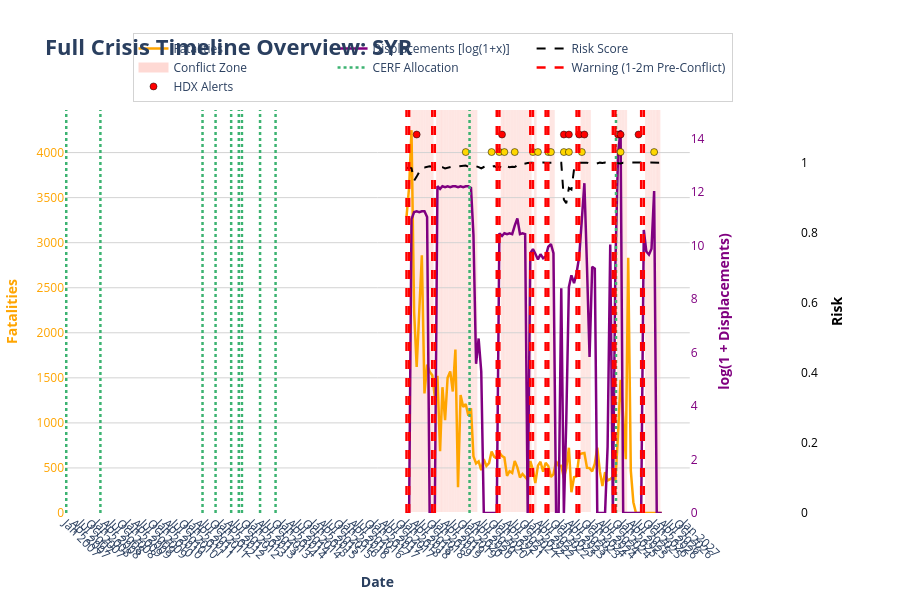

The notebook cell this image was saved under:
### Code cell
import pandas as pd
import numpy as np
import plotly.graph_objects as go

def plot_full_crisis_timeline(df, cerf_path, country_code):
    # 1. PREPARAR EL DATAFRAME PRINCIPAL
    if 'iso3' not in df.columns:
        df = df.reset_index()
        
    df_plot = df[df['iso3'] == country_code].copy()
    df_plot['month'] = pd.to_datetime(df_plot['month'])
    df_plot = df_plot.sort_values('month')
    
    if df_plot.empty:
        print(f"No hay datos en el DataFrame principal para el país: {country_code}")
        return

    # Transformación Log(1 + x) para desplazamientos
    df_plot['disp_log1p'] = np.log1p(df_plot['monthly_displacement'].fillna(0))

    # 2. PREPARAR EL DATAFRAME DE CERF
    try:
        cerf = pd.read_csv(cerf_path)
        cerf = cerf[cerf['iso3'] == country_code].copy()
        cerf['Allocation Date'] = pd.to_datetime(cerf['Allocation Date'], format='ISO8601', errors='coerce')
        cerf = cerf.dropna(subset=['Allocation Date'])
    except FileNotFoundError:
        print(f"No se encontró el archivo CERF en {cerf_path}.")
        cerf = pd.DataFrame()

    # Extraer las fechas de alerta conflict_2m (marcadas a mitad de mes)
    if 'conflict_2m' in df_plot.columns:
        warning_months = df_plot[df_plot['conflict_2m'] == 1]['month']
        warning_dates = warning_months + pd.Timedelta(days=0)
    else:
        warning_dates = pd.Series(dtype='datetime64[ns]')

    # 3. CREAR LA FIGURA INTERACTIVA
    fig = go.Figure()

    # --- A. Fatalidades (Línea simple naranja - y1) ---
    fig.add_trace(go.Scatter(
        x=df_plot['month'],
        y=df_plot['fatalities'],
        mode='lines', 
        name='Fatalities',
        line=dict(color='orange', width=2.5),
        yaxis='y1',
        hovertemplate='<b>Date:</b> %{x|%b %Y}<br><b>Fatalities:</b> %{y:,.0f}<extra></extra>'
    ))

    # --- B. Desplazamientos (Línea simple morada - y2) ---
    fig.add_trace(go.Scatter(
        x=df_plot['month'],
        y=df_plot['disp_log1p'],
        customdata=df_plot['monthly_displacement'], 
        mode='lines', 
        name='Displacements [log(1+x)]',
        line=dict(color='purple', width=2.5),
        yaxis='y2',
        hovertemplate='<b>Date:</b> %{x|%b %Y}<br><b>Displacements (Real):</b> %{customdata:,.0f}<br><b>log(1+x):</b> %{y:.2f}<extra></extra>'
    ))

    # --- C. Riesgo (Línea Negra Punteada - y3) ---
    if 'risk' in df_plot.columns:
        fig.add_trace(go.Scatter(
            x=df_plot['month'],
            y=df_plot['risk'],
            mode='lines',
            name='Risk Score',
            line=dict(color='black', width=2, dash='dash'),
            yaxis='y3',
            hovertemplate='<b>Date:</b> %{x|%b %Y}<br><b>Risk:</b> %{y:.2f}<extra></extra>'
        ))

    # --- D. Zonas de Conflicto (Fondo sombreado salmón) ---
    if 'conflict' in df_plot.columns:
        conflict_months = df_plot[df_plot['conflict'] == 1]['month']
        for c_month in conflict_months:
            fig.add_vrect(
                x0=c_month - pd.Timedelta(days=15), 
                x1=c_month + pd.Timedelta(days=15),
                fillcolor="salmon",
                opacity=0.2,
                layer="below",
                line_width=0,
            )
        # Leyenda del conflicto
        fig.add_trace(go.Scatter(
            x=[None], y=[None], mode='lines', name='Conflict Zone',
            line=dict(color='salmon', width=10), opacity=0.3, yaxis='y1'
        ))

    # --- E. Líneas CERF (Líneas verticales verdes punteadas) ---
    if not cerf.empty:
        for _, row in cerf.iterrows():
            fig.add_shape(
                type="line",
                x0=row['Allocation Date'], x1=row['Allocation Date'],
                y0=0, y1=1,
                xref="x", yref="paper",
                line=dict(width=2.5, dash="dot", color="mediumseagreen"),
            )
        # Leyenda de CERF
        fig.add_trace(go.Scatter(
            x=[None], y=[None], mode='lines', name='CERF Allocation',
            line=dict(color='mediumseagreen', width=2.5, dash='dot'), yaxis='y1'
        ))

    # --- F. Líneas conflict_2m (Líneas verticales rojas a rayas) ---
    if not warning_dates.empty:
        for w_date in warning_dates:
            fig.add_shape(
                type="line",
                x0=w_date, x1=w_date,
                y0=0, y1=1,
                xref="x", yref="paper",
                line=dict(width=2.5, dash="dash", color="red"),
            )
        # Leyenda de Alertas
        fig.add_trace(go.Scatter(
            x=[None], y=[None], mode='lines', name='Warning (1-2m Pre-Conflict)',
            line=dict(color='red', width=2.5, dash='dash'), yaxis='y1'
        ))

   # --- G. HDX Alert Levels ---

    # --- G. HDX Alert Levels ---

    if 'hdx_alert_level' in df_plot.columns:

        hdx_points = []

        for _, row in df_plot.iterrows():

            alerts = str(row['hdx_alert_level']).lower()

            if 'high concern' in alerts:
                hdx_points.append({
                    'month': row['month'],
                    'level': 'High concern',
                    'color': 'red',
                    'y': 1.08
                })

            if 'medium concern' in alerts:
                hdx_points.append({
                    'month': row['month'],
                    'level': 'Medium concern',
                    'color': 'gold',
                    'y': 1.03
                })

        hdx_alerts = pd.DataFrame(hdx_points)

        if not hdx_alerts.empty:

            fig.add_trace(go.Scatter(
                x=hdx_alerts['month'],
                y=hdx_alerts['y'],

                mode='markers',

                name='HDX Alerts',

                marker=dict(
                    size=7,
                    color=hdx_alerts['color'],
                    symbol='circle',
                    line=dict(width=0.5, color='black')
                ),

                yaxis='y3',

                customdata=hdx_alerts['level'],

                hovertemplate=
                    '<b>HDX SIGNAL</b><br>' +
                    'Date: %{x|%b %Y}<br>' +
                    'Level: %{customdata}<extra></extra>'
            ))

    # --- 4. CONFIGURACIÓN DEL LAYOUT MULTI-EJE ---
    fig.update_layout(
        title=dict(
            text=f'<b>Full Crisis Timeline Overview: {country_code}</b>',
            font=dict(size=22),
            x=0.05
        ),
        margin=dict(l=60, r=100, t=110, b=60), 
        height=600,
        plot_bgcolor='white',
        hovermode="closest",
        
        xaxis=dict(
            domain=[0, 0.85], # Recortamos un poco para que quepa el 3r eje a la derecha
            title=dict(text="<b>Date</b>"),
            showgrid=False,
            dtick="M3",
            tickformat="%b %Y",
            tickangle=45
        ),
        
        # Eje Y1: Izquierda (Fatalidades)
        yaxis=dict(
            title=dict(text="<b>Fatalities</b>", font=dict(color="orange")),
            tickfont=dict(color="orange"),
            showgrid=True,
            gridcolor='lightgrey',
            rangemode="tozero"
        ),
        
        # Eje Y2: Derecha Interna (Desplazamientos Log)
        yaxis2=dict(
            title=dict(text="<b>log(1 + Displacements)</b>", font=dict(color="purple")),
            tickfont=dict(color="purple"),
            anchor="x",
            overlaying="y",
            side="right",
            showgrid=False,
            rangemode="tozero"
        ),
        
        # Eje Y3: Derecha Externa (Risk Score)
        yaxis3=dict(
            title=dict(text="<b>Risk</b>", font=dict(color="black")),
            tickfont=dict(color="black"),
            anchor="free",
            overlaying="y",
            side="right",
            position=1.0,
            range=[0, 1.15],
            showgrid=False
        ),
        
        legend=dict(
            orientation="h",
            yanchor="bottom", y=1.02,
            xanchor="center", x=0.5,
            bgcolor='rgba(255,255,255,0.8)',
            bordercolor='lightgrey',
            borderwidth=1
        )


    )

    fig.show()

# --- EJECUCIÓN ---
plot_full_crisis_timeline(df, cerf_path="../data_clean/cerf_clean.csv", country_code="SYR")

### Figure 1 — Plotly figure (JSON) as saved in the notebook; plotly's stock layout.template omitted (floating-point values rounded to 4 significant figures)
{"data": [{"hovertemplate": "<b>Date:</b> %{x|%b %Y}<br><b>Fatalities:</b> %{y:,.0f}<extra></extra>", "line": {"color": "orange", "width": 2.5}, "mode": "lines", "name": "Fatalities", "type": "scatter", "x": ["2018-01-01T00:00:00.000000", "2018-02-01T00:00:00.000000", "2018-03-01T00:00:00.000000", "2018-04-01T00:00:00.000000", "2018-05-01T00:00:00.000000", "2018-06-01T00:00:00.000000", "2018-07-01T00:00:00.000000", "2018-08-01T00:00:00.000000", "2018-09-01T00:00:00.000000", "2018-10-01T00:00:00.000000", "2018-11-01T00:00:00.000000", "2018-12-01T00:00:00.000000", "2019-01-01T00:00:00.000000", "2019-02-01T00:00:00.000000", "2019-03-01T00:00:00.000000", "2019-04-01T00:00:00.000000", "2019-05-01T00:00:00.000000", "2019-06-01T00:00:00.000000", "2019-07-01T00:00:00.000000", "2019-08-01T00:00:00.000000", "2019-09-01T00:00:00.000000", "2019-10-01T00:00:00.000000", "2019-11-01T00:00:00.000000", "2019-12-01T00:00:00.000000", "2020-01-01T00:00:00.000000", "2020-02-01T00:00:00.000000", "2020-03-01T00:00:00.000000", "2020-04-01T00:00:00.000000", "2020-05-01T00:00:00.000000", "2020-06-01T00:00:00.000000", "2020-07-01T00:00:00.000000", "2020-08-01T00:00:00.000000", "2020-09-01T00:00:00.000000", "2020-10-01T00:00:00.000000", "2020-11-01T00:00:00.000000", "2020-12-01T00:00:00.000000", "2021-01-01T00:00:00.000000", "2021-02-01T00:00:00.000000", "2021-03-01T00:00:00.000000", "2021-04-01T00:00:00.000000", "2021-05-01T00:00:00.000000", "2021-06-01T00:00:00.000000", "2021-07-01T00:00:00.000000", "2021-08-01T00:00:00.000000", "2021-09-01T00:00:00.000000", "2021-10-01T00:00:00.000000", "2021-11-01T00:00:00.000000", "2021-12-01T00:00:00.000000", "2022-01-01T00:00:00.000000", "2022-02-01T00:00:00.000000", "2022-03-01T00:00:00.000000", "2022-04-01T00:00:00.000000", "2022-05-01T00:00:00.000000", "2022-06-01T00:00:00.000000", "2022-07-01T00:00:00.000000", "2022-08-01T00:00:00.000000", "2022-09-01T00:00:00.000000", "2022-10-01T00:00:00.000000", "2022-11-01T00:00:00.000000", "2022-12-01T00:00:00.000000", "2023-01-01T00:00:00.000000", "2023-02-01T00:00:00.000000", "2023-03-01T00:00:00.000000", "2023-04-01T00:00:00.000000", "2023-05-01T00:00:00.000000", "2023-06-01T00:00:00.000000", "2023-07-01T00:00:00.000000", "2023-08-01T00:00:00.000000", "2023-09-01T00:00:00.000000", "2023-10-01T00:00:00.000000", "2023-11-01T00:00:00.000000", "2023-12-01T00:00:00.000000", "2024-01-01T00:00:00.000000", "2024-02-01T00:00:00.000000", "2024-03-01T00:00:00.000000", "2024-04-01T00:00:00.000000", "2024-05-01T00:00:00.000000", "2024-06-01T00:00:00.000000", "2024-07-01T00:00:00.000000", "2024-08-01T00:00:00.000000", "2024-09-01T00:00:00.000000", "2024-10-01T00:00:00.000000", "2024-11-01T00:00:00.000000", "2024-12-01T00:00:00.000000", "2025-01-01T00:00:00.000000", "2025-02-01T00:00:00.000000", "2025-03-01T00:00:00.000000", "2025-04-01T00:00:00.000000", "2025-05-01T00:00:00.000000", "2025-06-01T00:00:00.000000", "2025-07-01T00:00:00.000000", "2025-08-01T00:00:00.000000", "2025-09-01T00:00:00.000000", "2025-10-01T00:00:00.000000", "2025-11-01T00:00:00.000000", "2025-12-01T00:00:00.000000", "2026-01-01T00:00:00.000000", "2026-02-01T00:00:00.000000", "2026-03-01T00:00:00.000000", "2026-04-01T00:00:00.000000"], "y": [3287.0, 3619.0, 4249.0, 2230.0, 1621.0, 2307.0, 2859.0, 1327.0, 1646.0, 1569.0, 1528.0, 1290.0, 1522.0, 685.0, 1396.0, 1030.0, 1501.0, 1571.0, 1348.0, 1813.0, 286.0, 1308.0, 1178.0, 1210.0, 1079.0, 1163.0, 629.0, 550.0, 573.0, 476.0, 598.0, 523.0, 554.0, 681.0, 624.0, 605.0, 670.0, 633.0, 616.0, 413.0, 464.0, 445.0, 576.0, 507.0, 395.0, 433.0, 393.0, 366.0, 576.0, 479.0, 333.0, 526.0, 569.0, 458.0, 556.0, 521.0, 401.0, 429.0, 575.0, 523.0, 525.0, 386.0, 496.0, 724.0, 230.0, 397.0, 406.0, 648.0, 661.0, 666.0, 501.0, 498.0, 462.0, 548.0, 725.0, 459.0, 300.0, 453.0, 361.0, 376.0, 402.0, 362.0, 870.0, 1478.0, 1074.0, 597.0, 2832.0, 467.0, 120.0, 0.0, 0.0, 0.0, 0.0, 0.0, 0.0, 0.0, 0.0, 0.0, 0.0, 0.0], "yaxis": "y"}, {"customdata": [0.0, 0.0, 59150.0, 77150.0, 79730.0, 77150.0, 79730.0, 79730.0, 64300.0, 0.0, 0.0, 0.0, 202900.0, 183300.0, 202900.0, 196400.0, 202900.0, 196400.0, 202900.0, 202900.0, 196400.0, 202900.0, 196400.0, 202900.0, 202900.0, 189800.0, 32730.0, 264.0, 682.0, 198.0, 0.0, 0.0, 0.0, 0.0, 0.0, 0.0, 34930.0, 31550.0, 34930.0, 33800.0, 34930.0, 33800.0, 46590.0, 60590.0, 33800.0, 34930.0, 33800.0, 0.0, 16610.0, 19330.0, 16210.0, 13140.0, 15980.0, 13710.0, 14640.0, 21090.0, 23360.0, 16600.0, 0.0, 0.0, 4468.0, 0.0, 30.0, 4667.0, 7256.0, 5407.0, 7906.0, 14740.0, 58860.0, 227500.0, 9677.0, 340.0, 9968.0, 9324.0, 0.0, 0.0, 0.0, 0.0, 11.0, 22840.0, 0.0, 11020.0, 688400.0, 1652000.0, 0.0, 0.0, 0.0, 0.0, 0.0, 0.0, 0.0, 0.0, 39450.0, 17610.0, 15680.0, 19580.0, 170000.0, 0.0, 0.0, 0.0], "hovertemplate": "<b>Date:</b> %{x|%b %Y}<br><b>Displacements (Real):</b> %{customdata:,.0f}<br><b>log(1+x):</b> %{y:.2f}<extra></extra>", "line": {"color": "purple", "width": 2.5}, "mode": "lines", "name": "Displacements [log(1+x)]", "type": "scatter", "x": ["2018-01-01T00:00:00.000000", "2018-02-01T00:00:00.000000", "2018-03-01T00:00:00.000000", "2018-04-01T00:00:00.000000", "2018-05-01T00:00:00.000000", "2018-06-01T00:00:00.000000", "2018-07-01T00:00:00.000000", "2018-08-01T00:00:00.000000", "2018-09-01T00:00:00.000000", "2018-10-01T00:00:00.000000", "2018-11-01T00:00:00.000000", "2018-12-01T00:00:00.000000", "2019-01-01T00:00:00.000000", "2019-02-01T00:00:00.000000", "2019-03-01T00:00:00.000000", "2019-04-01T00:00:00.000000", "2019-05-01T00:00:00.000000", "2019-06-01T00:00:00.000000", "2019-07-01T00:00:00.000000", "2019-08-01T00:00:00.000000", "2019-09-01T00:00:00.000000", "2019-10-01T00:00:00.000000", "2019-11-01T00:00:00.000000", "2019-12-01T00:00:00.000000", "2020-01-01T00:00:00.000000", "2020-02-01T00:00:00.000000", "2020-03-01T00:00:00.000000", "2020-04-01T00:00:00.000000", "2020-05-01T00:00:00.000000", "2020-06-01T00:00:00.000000", "2020-07-01T00:00:00.000000", "2020-08-01T00:00:00.000000", "2020-09-01T00:00:00.000000", "2020-10-01T00:00:00.000000", "2020-11-01T00:00:00.000000", "2020-12-01T00:00:00.000000", "2021-01-01T00:00:00.000000", "2021-02-01T00:00:00.000000", "2021-03-01T00:00:00.000000", "2021-04-01T00:00:00.000000", "2021-05-01T00:00:00.000000", "2021-06-01T00:00:00.000000", "2021-07-01T00:00:00.000000", "2021-08-01T00:00:00.000000", "2021-09-01T00:00:00.000000", "2021-10-01T00:00:00.000000", "2021-11-01T00:00:00.000000", "2021-12-01T00:00:00.000000", "2022-01-01T00:00:00.000000", "2022-02-01T00:00:00.000000", "2022-03-01T00:00:00.000000", "2022-04-01T00:00:00.000000", "2022-05-01T00:00:00.000000", "2022-06-01T00:00:00.000000", "2022-07-01T00:00:00.000000", "2022-08-01T00:00:00.000000", "2022-09-01T00:00:00.000000", "2022-10-01T00:00:00.000000", "2022-11-01T00:00:00.000000", "2022-12-01T00:00:00.000000", "2023-01-01T00:00:00.000000", "2023-02-01T00:00:00.000000", "2023-03-01T00:00:00.000000", "2023-04-01T00:00:00.000000", "2023-05-01T00:00:00.000000", "2023-06-01T00:00:00.000000", "2023-07-01T00:00:00.000000", "2023-08-01T00:00:00.000000", "2023-09-01T00:00:00.000000", "2023-10-01T00:00:00.000000", "2023-11-01T00:00:00.000000", "2023-12-01T00:00:00.000000", "2024-01-01T00:00:00.000000", "2024-02-01T00:00:00.000000", "2024-03-01T00:00:00.000000", "2024-04-01T00:00:00.000000", "2024-05-01T00:00:00.000000", "2024-06-01T00:00:00.000000", "2024-07-01T00:00:00.000000", "2024-08-01T00:00:00.000000", "2024-09-01T00:00:00.000000", "2024-10-01T00:00:00.000000", "2024-11-01T00:00:00.000000", "2024-12-01T00:00:00.000000", "2025-01-01T00:00:00.000000", "2025-02-01T00:00:00.000000", "2025-03-01T00:00:00.000000", "2025-04-01T00:00:00.000000", "2025-05-01T00:00:00.000000", "2025-06-01T00:00:00.000000", "2025-07-01T00:00:00.000000", "2025-08-01T00:00:00.000000", "2025-09-01T00:00:00.000000", "2025-10-01T00:00:00.000000", "2025-11-01T00:00:00.000000", "2025-12-01T00:00:00.000000", "2026-01-01T00:00:00.000000", "2026-02-01T00:00:00.000000", "2026-03-01T00:00:00.000000", "2026-04-01T00:00:00.000000"], "y": [0.0, 0.0, 10.99, 11.25, 11.29, 11.25, 11.29, 11.29, 11.07, 0.0, 0.0, 0.0, 12.22, 12.12, 12.22, 12.19, 12.22, 12.19, 12.22, 12.22, 12.19, 12.22, 12.19, 12.22, 12.22, 12.15, 10.4, 5.58, 6.526, 5.293, 0.0, 0.0, 0.0, 0.0, 0.0, 0.0, 10.46, 10.36, 10.46, 10.43, 10.46, 10.43, 10.75, 11.01, 10.43, 10.46, 10.43, 0.0, 9.718, 9.869, 9.693, 9.483, 9.679, 9.526, 9.592, 9.957, 10.06, 9.717, 0.0, 0.0, 8.405, 0.0, 3.434, 8.448, 8.89, 8.596, 8.976, 9.598, 10.98, 12.33, 9.178, 5.832, 9.207, 9.141, 0.0, 0.0, 0.0, 0.0, 2.485, 10.04, 0.0, 9.308, 13.44, 14.32, 0.0, 0.0, 0.0, 0.0, 0.0, 0.0, 0.0, 0.0, 10.58, 9.776, 9.66, 9.882, 12.04, 0.0, 0.0, 0.0], "yaxis": "y2"}, {"hovertemplate": "<b>Date:</b> %{x|%b %Y}<br><b>Risk:</b> %{y:.2f}<extra></extra>", "line": {"color": "black", "dash": "dash", "width": 2}, "mode": "lines", "name": "Risk Score", "type": "scatter", "x": ["2018-01-01T00:00:00.000000", "2018-02-01T00:00:00.000000", "2018-03-01T00:00:00.000000", "2018-04-01T00:00:00.000000", "2018-05-01T00:00:00.000000", "2018-06-01T00:00:00.000000", "2018-07-01T00:00:00.000000", "2018-08-01T00:00:00.000000", "2018-09-01T00:00:00.000000", "2018-10-01T00:00:00.000000", "2018-11-01T00:00:00.000000", "2018-12-01T00:00:00.000000", "2019-01-01T00:00:00.000000", "2019-02-01T00:00:00.000000", "2019-03-01T00:00:00.000000", "2019-04-01T00:00:00.000000", "2019-05-01T00:00:00.000000", "2019-06-01T00:00:00.000000", "2019-07-01T00:00:00.000000", "2019-08-01T00:00:00.000000", "2019-09-01T00:00:00.000000", "2019-10-01T00:00:00.000000", "2019-11-01T00:00:00.000000", "2019-12-01T00:00:00.000000", "2020-01-01T00:00:00.000000", "2020-02-01T00:00:00.000000", "2020-03-01T00:00:00.000000", "2020-04-01T00:00:00.000000", "2020-05-01T00:00:00.000000", "2020-06-01T00:00:00.000000", "2020-07-01T00:00:00.000000", "2020-08-01T00:00:00.000000", "2020-09-01T00:00:00.000000", "2020-10-01T00:00:00.000000", "2020-11-01T00:00:00.000000", "2020-12-01T00:00:00.000000", "2021-01-01T00:00:00.000000", "2021-02-01T00:00:00.000000", "2021-03-01T00:00:00.000000", "2021-04-01T00:00:00.000000", "2021-05-01T00:00:00.000000", "2021-06-01T00:00:00.000000", "2021-07-01T00:00:00.000000", "2021-08-01T00:00:00.000000", "2021-09-01T00:00:00.000000", "2021-10-01T00:00:00.000000", "2021-11-01T00:00:00.000000", "2021-12-01T00:00:00.000000", "2022-01-01T00:00:00.000000", "2022-02-01T00:00:00.000000", "2022-03-01T00:00:00.000000", "2022-04-01T00:00:00.000000", "2022-05-01T00:00:00.000000", "2022-06-01T00:00:00.000000", "2022-07-01T00:00:00.000000", "2022-08-01T00:00:00.000000", "2022-09-01T00:00:00.000000", "2022-10-01T00:00:00.000000", "2022-11-01T00:00:00.000000", "2022-12-01T00:00:00.000000", "2023-01-01T00:00:00.000000", "2023-02-01T00:00:00.000000", "2023-03-01T00:00:00.000000", "2023-04-01T00:00:00.000000", "2023-05-01T00:00:00.000000", "2023-06-01T00:00:00.000000", "2023-07-01T00:00:00.000000", "2023-08-01T00:00:00.000000", "2023-09-01T00:00:00.000000", "2023-10-01T00:00:00.000000", "2023-11-01T00:00:00.000000", "2023-12-01T00:00:00.000000", "2024-01-01T00:00:00.000000", "2024-02-01T00:00:00.000000", "2024-03-01T00:00:00.000000", "2024-04-01T00:00:00.000000", "2024-05-01T00:00:00.000000", "2024-06-01T00:00:00.000000", "2024-07-01T00:00:00.000000", "2024-08-01T00:00:00.000000", "2024-09-01T00:00:00.000000", "2024-10-01T00:00:00.000000", "2024-11-01T00:00:00.000000", "2024-12-01T00:00:00.000000", "2025-01-01T00:00:00.000000", "2025-02-01T00:00:00.000000", "2025-03-01T00:00:00.000000", "2025-04-01T00:00:00.000000", "2025-05-01T00:00:00.000000", "2025-06-01T00:00:00.000000", "2025-07-01T00:00:00.000000", "2025-08-01T00:00:00.000000", "2025-09-01T00:00:00.000000", "2025-10-01T00:00:00.000000", "2025-11-01T00:00:00.000000", "2025-12-01T00:00:00.000000", "2026-01-01T00:00:00.000000", "2026-02-01T00:00:00.000000", "2026-03-01T00:00:00.000000", "2026-04-01T00:00:00.000000"], "y": [0.9837, 0.9857, 0.9837, 0.9485, 0.96, 0.973, 0.9875, 0.9862, 0.9888, 0.9892, 0.9878, 0.9893, 0.9872, 0.9875, 0.9868, 0.9832, 0.9854, 0.9859, 0.9896, 0.9909, 0.9889, 0.9891, 0.9907, 0.9913, 0.988, 0.9913, 0.9879, 0.9895, 0.9869, 0.9831, 0.9873, 0.9906, 0.9861, 0.9876, 0.99, 0.9862, 0.9887, 0.9854, 0.98, 0.9887, 0.9867, 0.9882, 0.9872, 0.9923, 0.9901, 0.9956, 0.996, 0.9984, 0.9996, 1.0, 0.9995, 1.0, 0.9992, 1.0, 0.9998, 1.0, 1.0, 1.0, 1.0, 1.0, 0.9997, 0.8942, 0.884, 0.9276, 0.9231, 0.9808, 0.996, 0.9996, 0.9992, 1.0, 0.9998, 0.9968, 0.9982, 0.9956, 0.9981, 0.9998, 0.9987, 1.0, 0.9981, 0.9979, 1.0, 0.9995, 0.9996, 0.9976, 0.9994, 0.9988, 0.9988, 1.0, 1.0, 0.9996, 1.0, 0.9987, 1.0, 0.9997, 0.9996, 0.9992, 1.0, 0.9992, 0.9998, NaN], "yaxis": "y3"}, {"line": {"color": "salmon", "width": 10}, "mode": "lines", "name": "Conflict Zone", "opacity": 0.3, "type": "scatter", "x": [null], "y": [null], "yaxis": "y"}, {"line": {"color": "mediumseagreen", "dash": "dot", "width": 2.5}, "mode": "lines", "name": "CERF Allocation", "type": "scatter", "x": [null], "y": [null], "yaxis": "y"}, {"line": {"color": "red", "dash": "dash", "width": 2.5}, "mode": "lines", "name": "Warning (1-2m Pre-Conflict)", "type": "scatter", "x": [null], "y": [null], "yaxis": "y"}, {"customdata": ["High concern", "Medium concern", "Medium concern", "Medium concern", "High concern", "Medium concern", "Medium concern", "Medium concern", "Medium concern", "Medium concern", "Medium concern", "High concern", "Medium concern", "High concern", "Medium concern", "High concern", "Medium concern", "High concern", "High concern", "High concern", "Medium concern", "High concern", "Medium concern"], "hovertemplate": "<b>HDX SIGNAL</b><br>Date: %{x|%b %Y}<br>Level: %{customdata}<extra></extra>", "marker": {"color": ["red", "gold", "gold", "gold", "red", "gold", "gold", "gold", "gold", "gold", "gold", "red", "gold", "red", "gold", "red", "gold", "red", "red", "red", "gold", "red", "gold"], "line": {"color": "black", "width": 0.5}, "size": 7, "symbol": "circle"}, "mode": "markers", "name": "HDX Alerts", "type": "scatter", "x": ["2018-05-01T00:00:00.000000", "2019-12-01T00:00:00.000000", "2020-10-01T00:00:00.000000", "2021-01-01T00:00:00.000000", "2021-02-01T00:00:00.000000", "2021-03-01T00:00:00.000000", "2021-07-01T00:00:00.000000", "2022-02-01T00:00:00.000000", "2022-04-01T00:00:00.000000", "2022-08-01T00:00:00.000000", "2022-09-01T00:00:00.000000", "2023-02-01T00:00:00.000000", "2023-02-01T00:00:00.000000", "2023-04-01T00:00:00.000000", "2023-04-01T00:00:00.000000", "2023-08-01T00:00:00.000000", "2023-09-01T00:00:00.000000", "2023-10-01T00:00:00.000000", "2024-11-01T00:00:00.000000", "2024-12-01T00:00:00.000000", "2024-12-01T00:00:00.000000", "2025-07-01T00:00:00.000000", "2026-01-01T00:00:00.000000"], "y": [1.08, 1.03, 1.03, 1.03, 1.08, 1.03, 1.03, 1.03, 1.03, 1.03, 1.03, 1.08, 1.03, 1.08, 1.03, 1.08, 1.03, 1.08, 1.08, 1.08, 1.03, 1.08, 1.03], "yaxis": "y3"}], "layout": {"height": 600, "hovermode": "closest", "legend": {"bgcolor": "rgba(255,255,255,0.8)", "bordercolor": "lightgrey", "borderwidth": 1, "orientation": "h", "x": 0.5, "xanchor": "center", "y": 1.02, "yanchor": "bottom"}, "margin": {"b": 60, "l": 60, "r": 100, "t": 110}, "plot_bgcolor": "white", "shapes": [{"fillcolor": "salmon", "layer": "below", "line": {"width": 0}, "opacity": 0.2, "type": "rect", "x0": "2018-02-14T00:00:00", "x1": "2018-03-16T00:00:00", "xref": "x", "y0": 0, "y1": 1, "yref": "y domain"}, {"fillcolor": "salmon", "layer": "below", "line": {"width": 0}, "opacity": 0.2, "type": "rect", "x0": "2018-03-17T00:00:00", "x1": "2018-04-16T00:00:00", "xref": "x", "y0": 0, "y1": 1, "yref": "y domain"}, {"fillcolor": "salmon", "layer": "below", "line": {"width": 0}, "opacity": 0.2, "type": "rect", "x0": "2018-04-16T00:00:00", "x1": "2018-05-16T00:00:00", "xref": "x", "y0": 0, "y1": 1, "yref": "y domain"}, {"fillcolor": "salmon", "layer": "below", "line": {"width": 0}, "opacity": 0.2, "type": "rect", "x0": "2018-05-17T00:00:00", "x1": "2018-06-16T00:00:00", "xref": "x", "y0": 0, "y1": 1, "yref": "y domain"}, {"fillcolor": "salmon", "layer": "below", "line": {"width": 0}, "opacity": 0.2, "type": "rect", "x0": "2018-06-16T00:00:00", "x1": "2018-07-16T00:00:00", "xref": "x", "y0": 0, "y1": 1, "yref": "y domain"}, {"fillcolor": "salmon", "layer": "below", "line": {"width": 0}, "opacity": 0.2, "type": "rect", "x0": "2018-07-17T00:00:00", "x1": "2018-08-16T00:00:00", "xref": "x", "y0": 0, "y1": 1, "yref": "y domain"}, {"fillcolor": "salmon", "layer": "below", "line": {"width": 0}, "opacity": 0.2, "type": "rect", "x0": "2018-08-17T00:00:00", "x1": "2018-09-16T00:00:00", "xref": "x", "y0": 0, "y1": 1, "yref": "y domain"}, {"fillcolor": "salmon", "layer": "below", "line": {"width": 0}, "opacity": 0.2, "type": "rect", "x0": "2018-09-16T00:00:00", "x1": "2018-10-16T00:00:00", "xref": "x", "y0": 0, "y1": 1, "yref": "y domain"}, {"fillcolor": "salmon", "layer": "below", "line": {"width": 0}, "opacity": 0.2, "type": "rect", "x0": "2018-10-17T00:00:00", "x1": "2018-11-16T00:00:00", "xref": "x", "y0": 0, "y1": 1, "yref": "y domain"}, {"fillcolor": "salmon", "layer": "below", "line": {"width": 0}, "opacity": 0.2, "type": "rect", "x0": "2018-12-17T00:00:00", "x1": "2019-01-16T00:00:00", "xref": "x", "y0": 0, "y1": 1, "yref": "y domain"}, {"fillcolor": "salmon", "layer": "below", "line": {"width": 0}, "opacity": 0.2, "type": "rect", "x0": "2019-01-17T00:00:00", "x1": "2019-02-16T00:00:00", "xref": "x", "y0": 0, "y1": 1, "yref": "y domain"}, {"fillcolor": "salmon", "layer": "below", "line": {"width": 0}, "opacity": 0.2, "type": "rect", "x0": "2019-02-14T00:00:00", "x1": "2019-03-16T00:00:00", "xref": "x", "y0": 0, "y1": 1, "yref": "y domain"}, {"fillcolor": "salmon", "layer": "below", "line": {"width": 0}, "opacity": 0.2, "type": "rect", "x0": "2019-03-17T00:00:00", "x1": "2019-04-16T00:00:00", "xref": "x", "y0": 0, "y1": 1, "yref": "y domain"}, {"fillcolor": "salmon", "layer": "below", "line": {"width": 0}, "opacity": 0.2, "type": "rect", "x0": "2019-04-16T00:00:00", "x1": "2019-05-16T00:00:00", "xref": "x", "y0": 0, "y1": 1, "yref": "y domain"}, {"fillcolor": "salmon", "layer": "below", "line": {"width": 0}, "opacity": 0.2, "type": "rect", "x0": "2019-05-17T00:00:00", "x1": "2019-06-16T00:00:00", "xref": "x", "y0": 0, "y1": 1, "yref": "y domain"}, {"fillcolor": "salmon", "layer": "below", "line": {"width": 0}, "opacity": 0.2, "type": "rect", "x0": "2019-06-16T00:00:00", "x1": "2019-07-16T00:00:00", "xref": "x", "y0": 0, "y1": 1, "yref": "y domain"}, {"fillcolor": "salmon", "layer": "below", "line": {"width": 0}, "opacity": 0.2, "type": "rect", "x0": "2019-07-17T00:00:00", "x1": "2019-08-16T00:00:00", "xref": "x", "y0": 0, "y1": 1, "yref": "y domain"}, {"fillcolor": "salmon", "layer": "below", "line": {"width": 0}, "opacity": 0.2, "type": "rect", "x0": "2019-08-17T00:00:00", "x1": "2019-09-16T00:00:00", "xref": "x", "y0": 0, "y1": 1, "yref": "y domain"}, {"fillcolor": "salmon", "layer": "below", "line": {"width": 0}, "opacity": 0.2, "type": "rect", "x0": "2019-09-16T00:00:00", "x1": "2019-10-16T00:00:00", "xref": "x", "y0": 0, "y1": 1, "yref": "y domain"}, {"fillcolor": "salmon", "layer": "below", "line": {"width": 0}, "opacity": 0.2, "type": "rect", "x0": "2019-10-17T00:00:00", "x1": "2019-11-16T00:00:00", "xref": "x", "y0": 0, "y1": 1, "yref": "y domain"}, {"fillcolor": "salmon", "layer": "below", "line": {"width": 0}, "opacity": 0.2, "type": "rect", "x0": "2019-11-16T00:00:00", "x1": "2019-12-16T00:00:00", "xref": "x", "y0": 0, "y1": 1, "yref": "y domain"}, {"fillcolor": "salmon", "layer": "below", "line": {"width": 0}, "opacity": 0.2, "type": "rect", "x0": "2019-12-17T00:00:00", "x1": "2020-01-16T00:00:00", "xref": "x", "y0": 0, "y1": 1, "yref": "y domain"}, {"fillcolor": "salmon", "layer": "below", "line": {"width": 0}, "opacity": 0.2, "type": "rect", "x0": "2020-01-17T00:00:00", "x1": "2020-02-16T00:00:00", "xref": "x", "y0": 0, "y1": 1, "yref": "y domain"}, {"fillcolor": "salmon", "layer": "below", "line": {"width": 0}, "opacity": 0.2, "type": "rect", "x0": "2020-02-15T00:00:00", "x1": "2020-03-16T00:00:00", "xref": "x", "y0": 0, "y1": 1, "yref": "y domain"}, {"fillcolor": "salmon", "layer": "below", "line": {"width": 0}, "opacity": 0.2, "type": "rect", "x0": "2020-03-17T00:00:00", "x1": "2020-04-16T00:00:00", "xref": "x", "y0": 0, "y1": 1, "yref": "y domain"}, {"fillcolor": "salmon", "layer": "below", "line": {"width": 0}, "opacity": 0.2, "type": "rect", "x0": "2021-01-17T00:00:00", "x1": "2021-02-16T00:00:00", "xref": "x", "y0": 0, "y1": 1, "yref": "y domain"}, {"fillcolor": "salmon", "layer": "below", "line": {"width": 0}, "opacity": 0.2, "type": "rect", "x0": "2021-02-14T00:00:00", "x1": "2021-03-16T00:00:00", "xref": "x", "y0": 0, "y1": 1, "yref": "y domain"}, {"fillcolor": "salmon", "layer": "below", "line": {"width": 0}, "opacity": 0.2, "type": "rect", "x0": "2021-03-17T00:00:00", "x1": "2021-04-16T00:00:00", "xref": "x", "y0": 0, "y1": 1, "yref": "y domain"}, {"fillcolor": "salmon", "layer": "below", "line": {"width": 0}, "opacity": 0.2, "type": "rect", "x0": "2021-04-16T00:00:00", "x1": "2021-05-16T00:00:00", "xref": "x", "y0": 0, "y1": 1, "yref": "y domain"}, {"fillcolor": "salmon", "layer": "below", "line": {"width": 0}, "opacity": 0.2, "type": "rect", "x0": "2021-05-17T00:00:00", "x1": "2021-06-16T00:00:00", "xref": "x", "y0": 0, "y1": 1, "yref": "y domain"}, {"fillcolor": "salmon", "layer": "below", "line": {"width": 0}, "opacity": 0.2, "type": "rect", "x0": "2021-06-16T00:00:00", "x1": "2021-07-16T00:00:00", "xref": "x", "y0": 0, "y1": 1, "yref": "y domain"}, {"fillcolor": "salmon", "layer": "below", "line": {"width": 0}, "opacity": 0.2, "type": "rect", "x0": "2021-07-17T00:00:00", "x1": "2021-08-16T00:00:00", "xref": "x", "y0": 0, "y1": 1, "yref": "y domain"}, {"fillcolor": "salmon", "layer": "below", "line": {"width": 0}, "opacity": 0.2, "type": "rect", "x0": "2021-08-17T00:00:00", "x1": "2021-09-16T00:00:00", "xref": "x", "y0": 0, "y1": 1, "yref": "y domain"}, {"fillcolor": "salmon", "layer": "below", "line": {"width": 0}, "opacity": 0.2, "type": "rect", "x0": "2021-09-16T00:00:00", "x1": "2021-10-16T00:00:00", "xref": "x", "y0": 0, "y1": 1, "yref": "y domain"}, {"fillcolor": "salmon", "layer": "below", "line": {"width": 0}, "opacity": 0.2, "type": "rect", "x0": "2021-10-17T00:00:00", "x1": "2021-11-16T00:00:00", "xref": "x", "y0": 0, "y1": 1, "yref": "y domain"}, {"fillcolor": "salmon", "layer": "below", "line": {"width": 0}, "opacity": 0.2, "type": "rect", "x0": "2021-11-16T00:00:00", "x1": "2021-12-16T00:00:00", "xref": "x", "y0": 0, "y1": 1, "yref": "y domain"}, {"fillcolor": "salmon", "layer": "below", "line": {"width": 0}, "opacity": 0.2, "type": "rect", "x0": "2021-12-17T00:00:00", "x1": "2022-01-16T00:00:00", "xref": "x", "y0": 0, "y1": 1, "yref": "y domain"}, {"fillcolor": "salmon", "layer": "below", "line": {"width": 0}, "opacity": 0.2, "type": "rect", "x0": "2022-02-14T00:00:00", "x1": "2022-03-16T00:00:00", "xref": "x", "y0": 0, "y1": 1, "yref": "y domain"}, {"fillcolor": "salmon", "layer": "below", "line": {"width": 0}, "opacity": 0.2, "type": "rect", "x0": "2022-08-17T00:00:00", "x1": "2022-09-16T00:00:00", "xref": "x", "y0": 0, "y1": 1, "yref": "y domain"}, {"fillcolor": "salmon", "layer": "below", "line": {"width": 0}, "opacity": 0.2, "type": "rect", "x0": "2022-09-16T00:00:00", "x1": "2022-10-16T00:00:00", "xref": "x", "y0": 0, "y1": 1, "yref": "y domain"}, {"fillcolor": "salmon", "layer": "below", "line": {"width": 0}, "opacity": 0.2, "type": "rect", "x0": "2023-08-17T00:00:00", "x1": "2023-09-16T00:00:00", "xref": "x", "y0": 0, "y1": 1, "yref": "y domain"}, {"fillcolor": "salmon", "layer": "below", "line": {"width": 0}, "opacity": 0.2, "type": "rect", "x0": "2023-09-16T00:00:00", "x1": "2023-10-16T00:00:00", "xref": "x", "y0": 0, "y1": 1, "yref": "y domain"}, {"fillcolor": "salmon", "layer": "below", "line": {"width": 0}, "opacity": 0.2, "type": "rect", "x0": "2023-10-17T00:00:00", "x1": "2023-11-16T00:00:00", "xref": "x", "y0": 0, "y1": 1, "yref": "y domain"}, {"fillcolor": "salmon", "layer": "below", "line": {"width": 0}, "opacity": 0.2, "type": "rect", "x0": "2023-11-16T00:00:00", "x1": "2023-12-16T00:00:00", "xref": "x", "y0": 0, "y1": 1, "yref": "y domain"}, {"fillcolor": "salmon", "layer": "below", "line": {"width": 0}, "opacity": 0.2, "type": "rect", "x0": "2024-10-17T00:00:00", "x1": "2024-11-16T00:00:00", "xref": "x", "y0": 0, "y1": 1, "yref": "y domain"}, {"fillcolor": "salmon", "layer": "below", "line": {"width": 0}, "opacity": 0.2, "type": "rect", "x0": "2024-11-16T00:00:00", "x1": "2024-12-16T00:00:00", "xref": "x", "y0": 0, "y1": 1, "yref": "y domain"}, {"fillcolor": "salmon", "layer": "below", "line": {"width": 0}, "opacity": 0.2, "type": "rect", "x0": "2024-12-17T00:00:00", "x1": "2025-01-16T00:00:00", "xref": "x", "y0": 0, "y1": 1, "yref": "y domain"}, {"fillcolor": "salmon", "layer": "below", "line": {"width": 0}, "opacity": 0.2, "type": "rect", "x0": "2025-01-17T00:00:00", "x1": "2025-02-16T00:00:00", "xref": "x", "y0": 0, "y1": 1, "yref": "y domain"}, {"fillcolor": "salmon", "layer": "below", "line": {"width": 0}, "opacity": 0.2, "type": "rect", "x0": "2025-09-16T00:00:00", "x1": "2025-10-16T00:00:00", "xref": "x", "y0": 0, "y1": 1, "yref": "y domain"}, {"fillcolor": "salmon", "layer": "below", "line": {"width": 0}, "opacity": 0.2, "type": "rect", "x0": "2025-10-17T00:00:00", "x1": "2025-11-16T00:00:00", "xref": "x", "y0": 0, "y1": 1, "yref": "y domain"}, {"fillcolor": "salmon", "layer": "below", "line": {"width": 0}, "opacity": 0.2, "type": "rect", "x0": "2025-11-16T00:00:00", "x1": "2025-12-16T00:00:00", "xref": "x", "y0": 0, "y1": 1, "yref": "y domain"}, {"fillcolor": "salmon", "layer": "below", "line": {"width": 0}, "opacity": 0.2, "type": "rect", "x0": "2025-12-17T00:00:00", "x1": "2026-01-16T00:00:00", "xref": "x", "y0": 0, "y1": 1, "yref": "y domain"}, {"fillcolor": "salmon", "layer": "below", "line": {"width": 0}, "opacity": 0.2, "type": "rect", "x0": "2026-01-17T00:00:00", "x1": "2026-02-16T00:00:00", "xref": "x", "y0": 0, "y1": 1, "yref": "y domain"}, {"fillcolor": "salmon", "layer": "below", "line": {"width": 0}, "opacity": 0.2, "type": "rect", "x0": "2026-02-14T00:00:00", "x1": "2026-03-16T00:00:00", "xref": "x", "y0": 0, "y1": 1, "yref": "y domain"}, {"line": {"color": "mediumseagreen", "dash": "dot", "width": 2.5}, "type": "line", "x0": "2020-01-15T00:00:00", "x1": "2020-01-15T00:00:00", "xref": "x", "y0": 0, "y1": 1, "yref": "paper"}, {"line": {"color": "mediumseagreen", "dash": "dot", "width": 2.5}, "type": "line", "x0": "2013-10-09T00:00:00", "x1": "2013-10-09T00:00:00", "xref": "x", "y0": 0, "y1": 1, "yref": "paper"}, {"line": {"color": "mediumseagreen", "dash": "dot", "width": 2.5}, "type": "line", "x0": "2013-04-09T00:00:00", "x1": "2013-04-09T00:00:00", "xref": "x", "y0": 0, "y1": 1, "yref": "paper"}, {"line": {"color": "mediumseagreen", "dash": "dot", "width": 2.5}, "type": "line", "x0": "2012-09-07T00:00:00", "x1": "2012-09-07T00:00:00", "xref": "x", "y0": 0, "y1": 1, "yref": "paper"}, {"line": {"color": "mediumseagreen", "dash": "dot", "width": 2.5}, "type": "line", "x0": "2012-08-01T00:00:00", "x1": "2012-08-01T00:00:00", "xref": "x", "y0": 0, "y1": 1, "yref": "paper"}, {"line": {"color": "mediumseagreen", "dash": "dot", "width": 2.5}, "type": "line", "x0": "2012-05-03T00:00:00", "x1": "2012-05-03T00:00:00", "xref": "x", "y0": 0, "y1": 1, "yref": "paper"}, {"line": {"color": "mediumseagreen", "dash": "dot", "width": 2.5}, "type": "line", "x0": "2011-11-01T00:00:00", "x1": "2011-11-01T00:00:00", "xref": "x", "y0": 0, "y1": 1, "yref": "paper"}, {"line": {"color": "mediumseagreen", "dash": "dot", "width": 2.5}, "type": "line", "x0": "2011-05-31T00:00:00", "x1": "2011-05-31T00:00:00", "xref": "x", "y0": 0, "y1": 1, "yref": "paper"}, {"line": {"color": "mediumseagreen", "dash": "dot", "width": 2.5}, "type": "line", "x0": "2008-02-11T00:00:00", "x1": "2008-02-11T00:00:00", "xref": "x", "y0": 0, "y1": 1, "yref": "paper"}, {"line": {"color": "mediumseagreen", "dash": "dot", "width": 2.5}, "type": "line", "x0": "2007-01-04T00:00:00", "x1": "2007-01-04T00:00:00", "xref": "x", "y0": 0, "y1": 1, "yref": "paper"}, {"line": {"color": "mediumseagreen", "dash": "dot", "width": 2.5}, "type": "line", "x0": "2024-10-08T00:00:00", "x1": "2024-10-08T00:00:00", "xref": "x", "y0": 0, "y1": 1, "yref": "paper"}, {"line": {"color": "red", "dash": "dash", "width": 2.5}, "type": "line", "x0": "2018-01-01T00:00:00", "x1": "2018-01-01T00:00:00", "xref": "x", "y0": 0, "y1": 1, "yref": "paper"}, {"line": {"color": "red", "dash": "dash", "width": 2.5}, "type": "line", "x0": "2018-02-01T00:00:00", "x1": "2018-02-01T00:00:00", "xref": "x", "y0": 0, "y1": 1, "yref": "paper"}, {"line": {"color": "red", "dash": "dash", "width": 2.5}, "type": "line", "x0": "2018-11-01T00:00:00", "x1": "2018-11-01T00:00:00", "xref": "x", "y0": 0, "y1": 1, "yref": "paper"}, {"line": {"color": "red", "dash": "dash", "width": 2.5}, "type": "line", "x0": "2018-12-01T00:00:00", "x1": "2018-12-01T00:00:00", "xref": "x", "y0": 0, "y1": 1, "yref": "paper"}, {"line": {"color": "red", "dash": "dash", "width": 2.5}, "type": "line", "x0": "2020-12-01T00:00:00", "x1": "2020-12-01T00:00:00", "xref": "x", "y0": 0, "y1": 1, "yref": "paper"}, {"line": {"color": "red", "dash": "dash", "width": 2.5}, "type": "line", "x0": "2021-01-01T00:00:00", "x1": "2021-01-01T00:00:00", "xref": "x", "y0": 0, "y1": 1, "yref": "paper"}, {"line": {"color": "red", "dash": "dash", "width": 2.5}, "type": "line", "x0": "2022-01-01T00:00:00", "x1": "2022-01-01T00:00:00", "xref": "x", "y0": 0, "y1": 1, "yref": "paper"}, {"line": {"color": "red", "dash": "dash", "width": 2.5}, "type": "line", "x0": "2022-02-01T00:00:00", "x1": "2022-02-01T00:00:00", "xref": "x", "y0": 0, "y1": 1, "yref": "paper"}, {"line": {"color": "red", "dash": "dash", "width": 2.5}, "type": "line", "x0": "2022-07-01T00:00:00", "x1": "2022-07-01T00:00:00", "xref": "x", "y0": 0, "y1": 1, "yref": "paper"}, {"line": {"color": "red", "dash": "dash", "width": 2.5}, "type": "line", "x0": "2022-08-01T00:00:00", "x1": "2022-08-01T00:00:00", "xref": "x", "y0": 0, "y1": 1, "yref": "paper"}, {"line": {"color": "red", "dash": "dash", "width": 2.5}, "type": "line", "x0": "2023-07-01T00:00:00", "x1": "2023-07-01T00:00:00", "xref": "x", "y0": 0, "y1": 1, "yref": "paper"}, {"line": {"color": "red", "dash": "dash", "width": 2.5}, "type": "line", "x0": "2023-08-01T00:00:00", "x1": "2023-08-01T00:00:00", "xref": "x", "y0": 0, "y1": 1, "yref": "paper"}, {"line": {"color": "red", "dash": "dash", "width": 2.5}, "type": "line", "x0": "2024-09-01T00:00:00", "x1": "2024-09-01T00:00:00", "xref": "x", "y0": 0, "y1": 1, "yref": "paper"}, {"line": {"color": "red", "dash": "dash", "width": 2.5}, "type": "line", "x0": "2024-10-01T00:00:00", "x1": "2024-10-01T00:00:00", "xref": "x", "y0": 0, "y1": 1, "yref": "paper"}, {"line": {"color": "red", "dash": "dash", "width": 2.5}, "type": "line", "x0": "2025-08-01T00:00:00", "x1": "2025-08-01T00:00:00", "xref": "x", "y0": 0, "y1": 1, "yref": "paper"}, {"line": {"color": "red", "dash": "dash", "width": 2.5}, "type": "line", "x0": "2025-09-01T00:00:00", "x1": "2025-09-01T00:00:00", "xref": "x", "y0": 0, "y1": 1, "yref": "paper"}], "title": {"font": {"size": 22}, "text": "<b>Full Crisis Timeline Overview: SYR</b>", "x": 0.05}, "xaxis": {"domain": [0, 0.85], "dtick": "M3", "showgrid": false, "tickangle": 45, "tickformat": "%b %Y", "title": {"text": "<b>Date</b>"}}, "yaxis": {"gridcolor": "lightgrey", "rangemode": "tozero", "showgrid": true, "tickfont": {"color": "orange"}, "title": {"font": {"color": "orange"}, "text": "<b>Fatalities</b>"}}, "yaxis2": {"anchor": "x", "overlaying": "y", "rangemode": "tozero", "showgrid": false, "side": "right", "tickfont": {"color": "purple"}, "title": {"font": {"color": "purple"}, "text": "<b>log(1 + Displacements)</b>"}}, "yaxis3": {"anchor": "free", "overlaying": "y", "position": 1, "range": [0, 1.15], "showgrid": false, "side": "right", "tickfont": {"color": "black"}, "title": {"font": {"color": "black"}, "text": "<b>Risk</b>"}}}}
